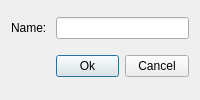
<?xml version="1.0" encoding="UTF-8"?>
<ui version="4.0">
 <class>Mna_Winodows</class>
 <widget class="QDialog" name="Mna_Winodows">
  <property name="geometry">
   <rect>
    <x>0</x>
    <y>0</y>
    <width>200</width>
    <height>100</height>
   </rect>
  </property>
  <property name="sizePolicy">
   <sizepolicy hsizetype="Minimum" vsizetype="Minimum">
    <horstretch>0</horstretch>
    <verstretch>0</verstretch>
   </sizepolicy>
  </property>
  <property name="minimumSize">
   <size>
    <width>200</width>
    <height>100</height>
   </size>
  </property>
  <property name="windowTitle">
   <string>Mna_Winodows</string>
  </property>
  <layout class="QGridLayout" name="gridLayout">
   <item row="0" column="0">
    <widget class="QLabel" name="Txt_Name">
     <property name="text">
      <string>Name: </string>
     </property>
    </widget>
   </item>
   <item row="0" column="1" colspan="2">
    <widget class="QLineEdit" name="ui_editbox_name"/>
   </item>
   <item row="1" column="0">
    <spacer name="horizontalSpacer">
     <property name="orientation">
      <enum>Qt::Horizontal</enum>
     </property>
     <property name="sizeHint" stdset="0">
      <size>
       <width>41</width>
       <height>30</height>
      </size>
     </property>
    </spacer>
   </item>
   <item row="1" column="1">
    <widget class="QPushButton" name="Bttn_OK">
     <property name="text">
      <string>Ok</string>
     </property>
    </widget>
   </item>
   <item row="1" column="2">
    <widget class="QPushButton" name="Bttn_Cancel">
     <property name="text">
      <string>Cancel</string>
     </property>
    </widget>
   </item>
  </layout>
 </widget>
 <resources/>
 <connections>
  <connection>
   <sender>Bttn_Cancel</sender>
   <signal>clicked()</signal>
   <receiver>Mna_Winodows</receiver>
   <slot>reject()</slot>
   <hints>
    <hint type="sourcelabel">
     <x>164</x>
     <y>67</y>
    </hint>
    <hint type="destinationlabel">
     <x>164</x>
     <y>88</y>
    </hint>
   </hints>
  </connection>
 </connections>
</ui>
